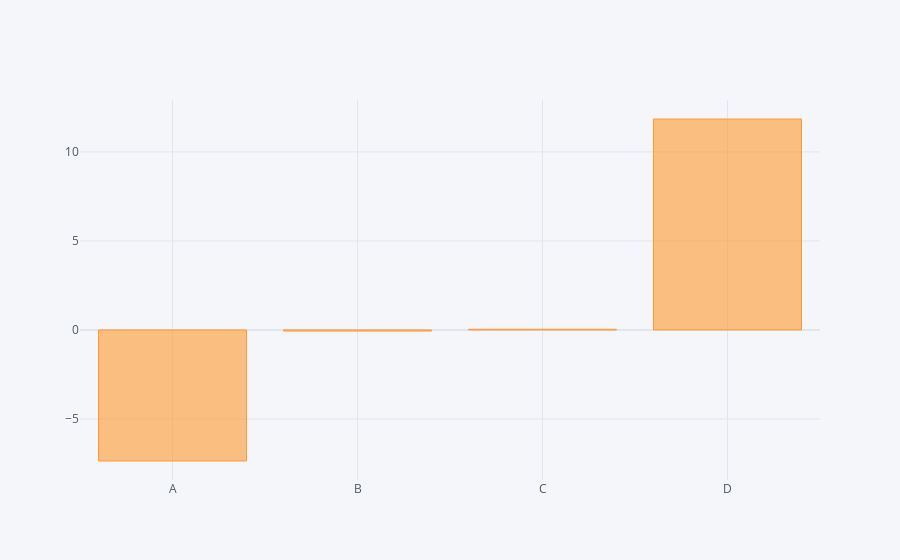

Notebook source saved alongside this figure:
### Code cell
data1.sum().iplot(kind='bar')

### Figure 1 — Plotly figure (JSON) as saved in the notebook; plotly's stock layout.template omitted (floating-point values rounded to 4 significant figures)
{"data": [{"marker": {"color": "rgba(255, 153, 51, 0.6)", "line": {"color": "rgba(255, 153, 51, 1.0)", "width": 1}}, "name": "None", "orientation": "v", "text": "", "type": "bar", "x": ["A", "B", "C", "D"], "y": [-7.362, -0.06092, 0.03709, 11.85]}], "layout": {"legend": {"bgcolor": "#F5F6F9", "font": {"color": "#4D5663"}}, "paper_bgcolor": "#F5F6F9", "plot_bgcolor": "#F5F6F9", "title": {"font": {"color": "#4D5663"}}, "xaxis": {"gridcolor": "#E1E5ED", "showgrid": true, "tickfont": {"color": "#4D5663"}, "title": {"font": {"color": "#4D5663"}, "text": ""}, "zerolinecolor": "#E1E5ED"}, "yaxis": {"gridcolor": "#E1E5ED", "showgrid": true, "tickfont": {"color": "#4D5663"}, "title": {"font": {"color": "#4D5663"}, "text": ""}, "zerolinecolor": "#E1E5ED"}}}
